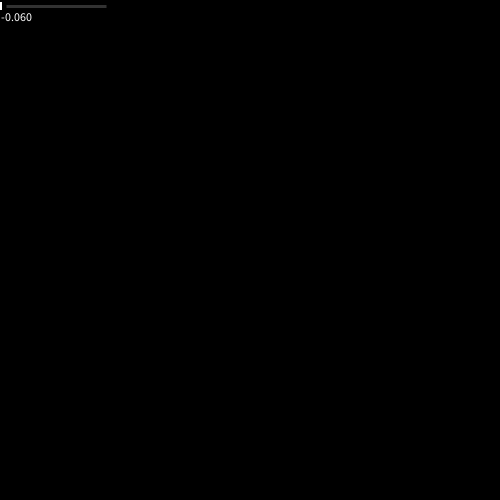
Frame 1 (no input)
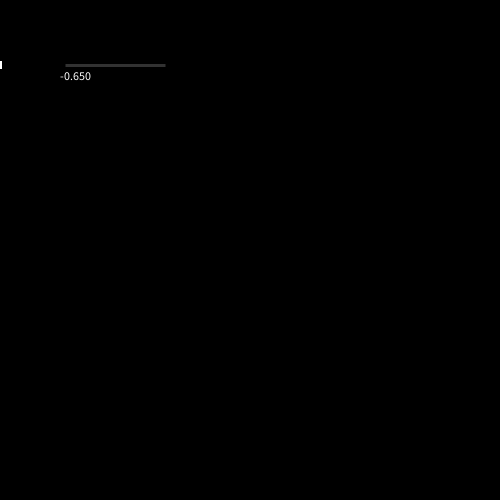
Frame 60 (the mouse pressed at the canvas centre just before this capture)
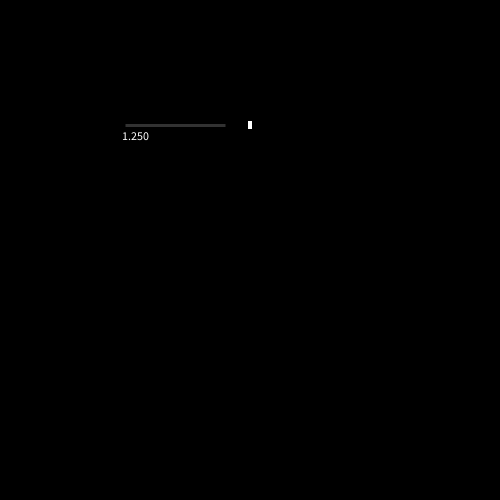
Frame 120 (the mouse held since frame 60 and released just before this capture)

The Processing sketch that drew these frames (run headless with seeded random() and noise(); from frame 60 on, the mouse is pressed at the canvas centre):

// Processing sketch: slider
// ── slider.pde
Slider slider;
void setup(){
  size(500, 500);
  
  slider = new Slider(color(50), color(255), 5, 100, PVector(40, 40));
}

void draw(){
  background(0);
  slider.Pos.x = frameCount;
  slider.Pos.y = frameCount;
  
  slider.selection = PVector(mouseX, mouseY);
  slider.render();
  text(slider.parameter, slider.Pos.x, slider.Pos.x + 20);
}

PVector PVector(int x, int y){
  PVector Vector;
  
  Vector = new PVector(x, y);
  return Vector;
}

PVector PVector(float x, float y){
  PVector Vector;
  
  Vector = new PVector(x, y);
  return Vector;
}

class Slider{
  PVector selection;
  float startX;
  float endX;
  float locationY;
  
  float parameter;
  
  
  color primary;
  color secondary;
  float margin;
  float length;
  PVector Pos;
  
  Slider(color tempPrimary, color tempSecondary, float tempMargin, float tempLength, PVector tempPos){
    primary = tempPrimary;
    secondary = tempSecondary;
    margin = tempMargin;
    length = tempLength;
    Pos = tempPos;
    
    selection = new PVector(Pos.x + margin, 0);
    
    
  }
    
    
    
  void render(){
    startX = margin + Pos.x;
    endX = margin + Pos.x + length;
    locationY = margin + Pos.y;
    
    strokeCap(SQUARE);
    strokeWeight(3);
    rectMode(CENTER);
    
    stroke(primary);
    line(startX, locationY,
         endX, locationY); 
    noStroke();
    fill(secondary);
    
    
      parameter = (selection.x - (startX)) / length;
      
      rect(selection.x, locationY, 4, 8);
  }
  
}
